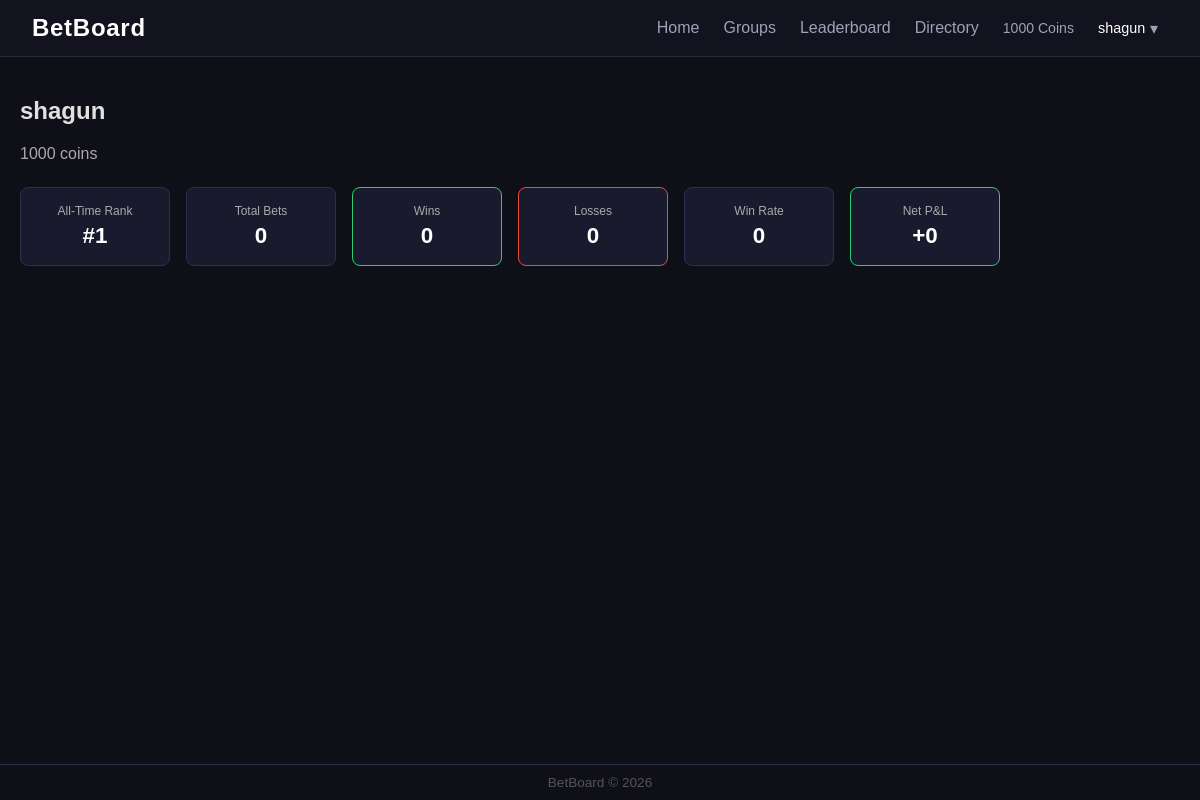
Page /user/2 (signed in) on the earlier database version.
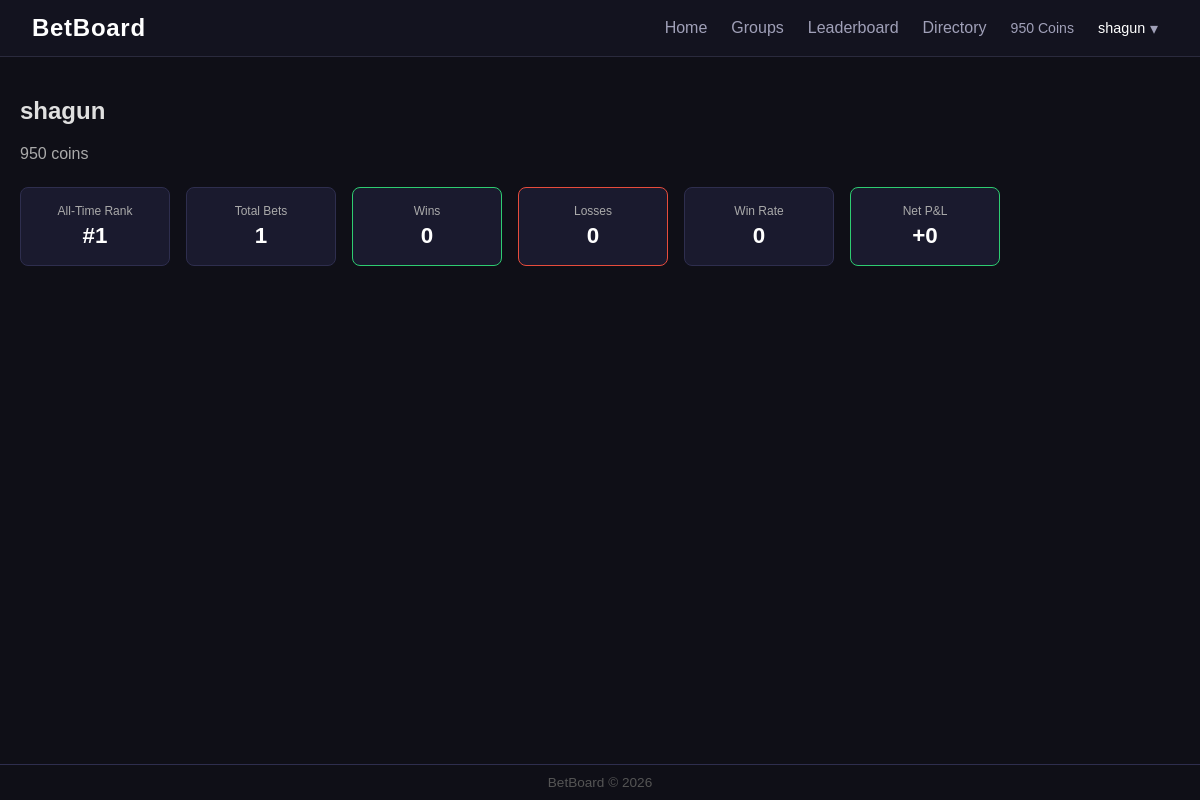
Same page on the later database version.
### models.py (models this page shows)
class User(db.Model):
    __tablename__ = "users"
    id = db.Column(db.Integer, primary_key = True)
    username = db.Column(db.String(50), unique = True, nullable = False)
    password_hash = db.Column(db.String(50), nullable = False)
    coins = db.Column(db.Integer, default = 1000)
    created_at = db.Column(db.DateTime, default = datetime.utcnow)
    is_admin = db.Column(db.Boolean, default = False)
    roll_number = db.Column(db.String(20), unique = True, nullable = False)

### routes/auth.py (the view, shortened to what this page needs)
@auth_bp.route('/user/<int:user_id>')
def user_profile(user_id):
    if "user_id" not in session:
        return redirect(url_for('auth.login'))
    current_user = db.session.get(User, session['user_id'])
    viewed_user = db.session.get(User, user_id)
    if viewed_user is None or viewed_user.is_admin:
        return redirect(url_for('betting.dashboard'))
    bets = Bet.query.filter_by(user_id=viewed_user.id).all()
    wins=losses=0
    total_pnl=0
    for bet in bets:
        event = Event.query.get(bet.event_id)
    resolved = wins+losses
    win_rate = round(wins/resolved, 1) if resolved>1 else 0
    all_users = User.query.filter_by(is_admin=False).order_by(User.coins.desc()).all()
    rank = next((i + 1 for i, u in enumerate(all_users) if u.id == viewed_user.id), None)
    return render_template(
        'user_profile.html',
        current_user=current_user,
        viewed_user=viewed_user,
        wins=wins,
        losses=losses,
        win_rate=win_rate,
        total_pnl=round(total_pnl, 2),
        total_bets=len(bets),
        rank=rank
    )

### templates/user_profile.html
{% extends 'base.html' %}
{% block content %}
<h2>{{ viewed_user.username }}</h2>
<p style="color:#aaa;">{{ viewed_user.coins }} coins</p>
<div class="stats-row" style="margin: 1.5rem 0;">
    <div class="stat-card">
        <div class="stat-label">All-Time Rank</div>
        <div class="stat-value">#{{ rank }}</div>
    </div>
    <div class="stat-card">
        <div class="stat-label">Total Bets</div>
        <div class="stat-value">{{ total_bets }}</div>
    </div>
    <div class="stat-card green">
        <div class="stat-label">Wins</div>
        <div class="stat-value">{{ wins }}</div>
    </div>
    <div class="stat-card red">
        <div class="stat-label">Losses</div>
        <div class="stat-value">{{ losses }}</div>
    </div>
    <div class="stat-card">
        <div class="stat-label">Win Rate</div>
        <div class="stat-value">{{ win_rate }}</div>
    </div>
    <div class="stat-card {{ 'green' if total_pnl >= 0 else 'red' }}">
        <div class="stat-label">Net P&L</div>
        <div class="stat-value">{{ "+" if total_pnl >= 0 }}{{ total_pnl }}</div>
    </div>
</div>
{% endblock %}

### templates/base.html (shortened to what this page needs)
<!DOCTYPE html>
<html>
<head>
    <link rel="stylesheet" href="{{url_for('static', filename='css/style.css')}}"> </head>
<body>
    <nav class="navbar">
        <a href="{{ url_for('betting.dashboard') }}" class="nav-brand">BetBoard</a>
        {%if session.get('user_id')%}
        <div class="nav-right">
            <a href="{{ url_for('betting.dashboard') }}" class="nav-link">Home</a>
            {%if current_user.is_admin%}
                    <a href="{{url_for('admin.admin_groups')}}" class="nav-link">Manage Groups</a>
                    <a href="{{url_for('admin.create_event')}}" class="nav-link">Create Event</a>
            {%else%}
            <a href="{{ url_for('groups.groups') }}" class="nav-link">Groups</a>
             {%endif%}
            <a href="{{ url_for('betting.leaderboard') }}" class="nav-link">Leaderboard</a>
            <a href="{{ url_for('auth.directory') }}" class="nav-link">Directory</a>
            <span class="nav-coins">{{ current_user.coins }} Coins </span>
            <div class="nav-profile-wrapper">
                <button class="nav-profile-btn" onclick="toggleProfileDropdown()">
                    {{ current_user.username }}
                    <span class="nav-caret">▾</span>
                </button>
            </div>
        </div>
        {%endif%}
    </nav>
    <div class="container">
        {% block content %}{% endblock %}
    </div>
    <footer style="text-align:center; padding: 10px;  border-top: 1px solid #2e2e4e; color: #555; font-size: 0.85rem; ">
        BetBoard &copy; 2026
    </footer>
</body>
</html>

Differences in the rows shown:
changed User "shagun": coins "1000" → "950"
Other differences:
{{ total_bets }}: "0" → "1"
